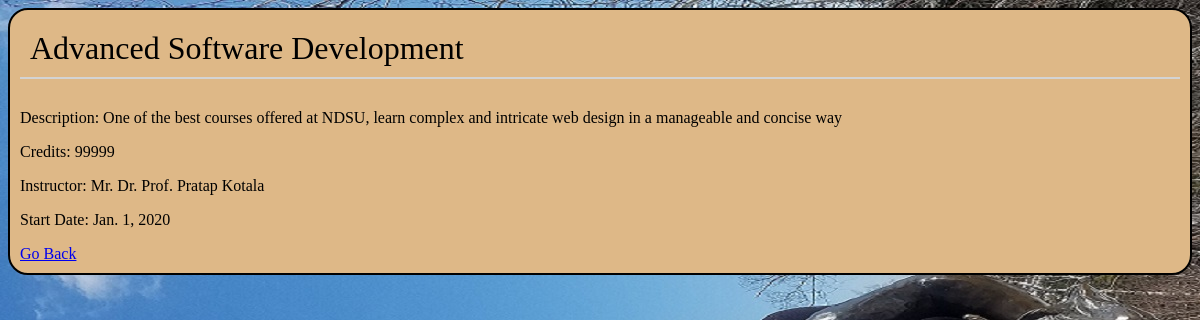
Page /course_detail/5 on the committed database.
### app/models.py (models this page shows, shortened)
class Course(models.Model):
    course_title = models.CharField(max_length=60)
    course_description = models.CharField(max_length= 128)
    credits = models.PositiveSmallIntegerField()
    instructor = models.CharField(max_length=64)
    start_date = models.DateField()

### app/views.py (the view)
# urls.py: path('course_detail/<int:pk>', views.course_detail, name="course_detail")
def course_detail(request, pk):
    course = Course.objects.get(pk = pk)
    cdict = {'course': [course]}
    return render(request, 'app/course.html', context=cdict)

### Templates/app/course.html (shortened to what this page needs)
<!DOCTYPE html>
{% load static %}
<html lang="en">
<head>
    <link rel="stylesheet" href='{% static "css/cssindex.css" %}'>
</head>
<body>
    {%for c in course %}
    <div class="container">
        <div class="card-title">{{c.course_title}}</div>
        <table>
            <p>Description: {{c.course_description}}</p>
            <p>Credits: {{c.credits}}</p>
            <p>Instructor: {{c.instructor}}</p>
            <p>Start Date: {{c.start_date}}</p>
    </div>
    <a class="btn btn-primary" href="{% url 'index'%}">Go Back</a>
    {%endfor%}
</body>
</html>

### app/static/css/cssindex.css (style rules this page uses)
body { background-image: url('../images/FeelCopped.jpg') }
.container { border-width: 2px; border-color: black; border-style: solid; padding: 10px; background-color: burlywood; border-radius: 20px; }
.card-title { font-size: xx-large; border-bottom-width: 2px; border-bottom-color: lightgray; border-bottom-style: solid; margin-bottom: 30px; padding: 10px; }

### rows in the picture
Course: course_title "Advanced Software Development", course_description "One of the best courses offered at NDSU, learn complex and intricate web design in a manageable and concise way", credits "99999", instructor "Mr. Dr. Prof. Pratap Kotala", start_date "Jan. 1, 2020"
